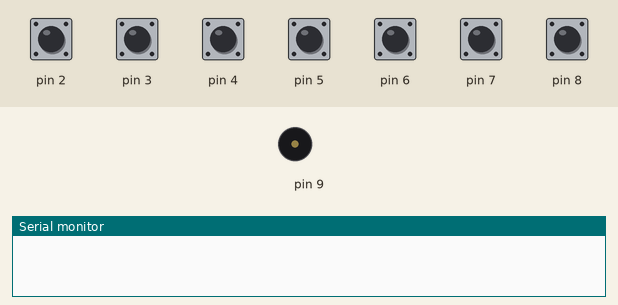
Recording of a sketch running on a simulated Arduino Uno, built with avr-gcc and run on an emulated ATmega328P. On the bench: buzzer (waves = sounding), the last lines printed to the serial monitor. Inputs (shaded band) come from the test bench; at power-on: pin 2–8 HIGH.

Above: at 1.2 s.
1.3 s: pin 2 pulled LOW for 0.15 s
At 1.38 s:
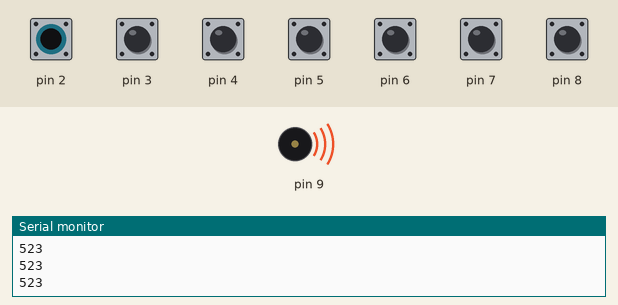
2.9 s: pin 3 pulled LOW for 0.15 s
At 3.5 s:
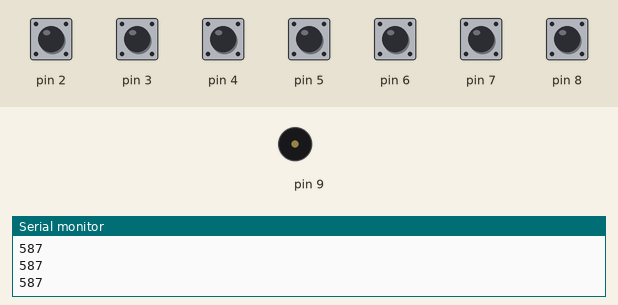
4.5 s: pin 4 pulled LOW for 0.15 s
At 4.58 s:
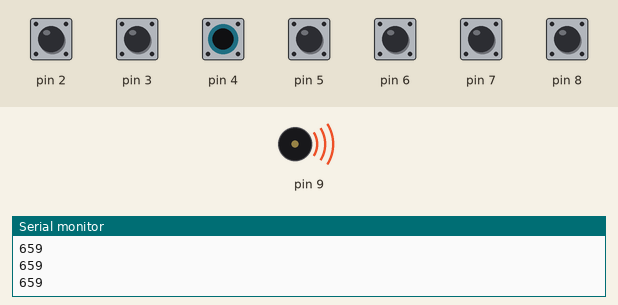
6.1 s: pin 5 pulled LOW for 0.15 s
At 7.1 s:
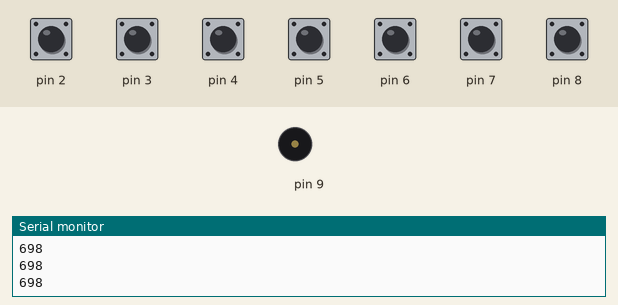
7.7 s: pin 6 pulled LOW for 0.15 s
At 7.78 s:
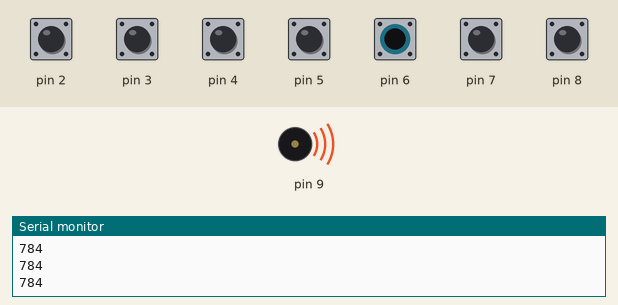
9.3 s: pin 7 pulled LOW for 0.15 s
At 10.7 s:
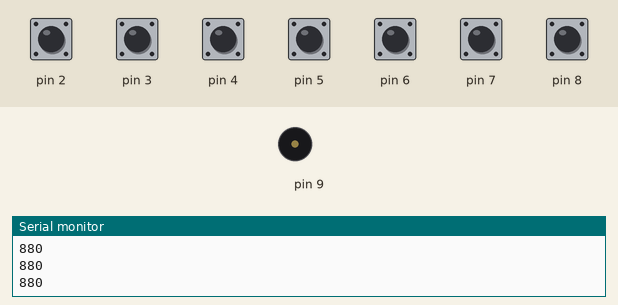
Timing chart, 0 to 11.9 s (numbered marks = the images above; inputs shaded):
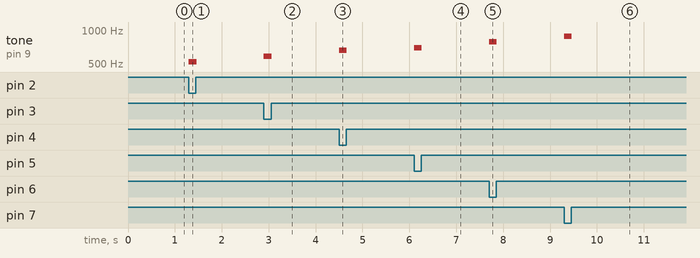

Measured:
- after the input at 1.3 s, tone on pin 9: silent → 523 Hz at once, → silent 0.17 s later
- after the input at 2.9 s, tone on pin 9: silent → 587 Hz at once, → silent 0.17 s later
- after the input at 4.5 s, tone on pin 9: silent → 659 Hz at once, → silent 0.17 s later
- after the input at 6.1 s, tone on pin 9: silent → 698 Hz at once, → silent 0.17 s later
- after the input at 7.7 s, tone on pin 9: silent → 784 Hz at once, → silent 0.17 s later
- after the input at 9.3 s, tone on pin 9: silent → 880 Hz at once, → silent 0.17 s later

The sketch:

pianoBuzzer.ino
```cpp
#define NOTE_C4 262
#define NOTE_SC4 277
#define NOTE_D4 294
#define NOTE_DS4 311
#define NOTE_E4 330
#define NOTE_F4 349
#define NOTE_FS4 370
#define NOTE_G4 392
#define NOTE_GS4 415
#define NOTE_A4 440
#define NOTE_AS4 466
#define NOTE_B4 494
#define NOTE_C5 523
#define NOTE_CS5 554
#define NOTE_D5 587
#define NOTE_E5 659
#define NOTE_F5 698
#define NOTE_FS5 740
#define NOTE_G5 784
#define NOTE_GS5 831
#define NOTE_A5 880
#define NOTE_AS5 932
#define NOTE_B5 988
#define NOTE_C6 1047
#define NOTE_CS6 1109
#define NOTE_D6 1175
#define NOTE_DS6 1245
#define NOTE_E6 1319
#define NOTE_F6 1397
#define NOTE_FS6 1480
#define NOTE_G6 1568
#define NOTE_GS6 1661
#define NOTE_A6 1760
#define NOTE_AS6 1865
#define NOTE_B6 1976
#define NOTE_PAUSE 0

int notes[] = {
  NOTE_C5,
  NOTE_D5,
  NOTE_E5,
  NOTE_F5,
  NOTE_G5,
  NOTE_A5,
  NOTE_B5,
};

void setup() {
  pinMode(9, OUTPUT);
  noTone(9);
  int n;
  Serial.begin(9600);
  for (n = 2; n < 9; n++) {
    pinMode(n, INPUT_PULLUP);
  }
}

void loop() {
  for (int thisSensor = 2; thisSensor < 9; thisSensor++) {
    int sensorReading = digitalRead(thisSensor);
    if (!sensorReading) {
      tone(9, notes[thisSensor-2], 20);
      Serial.println(notes[thisSensor-2]);
    }
  }
}
```
